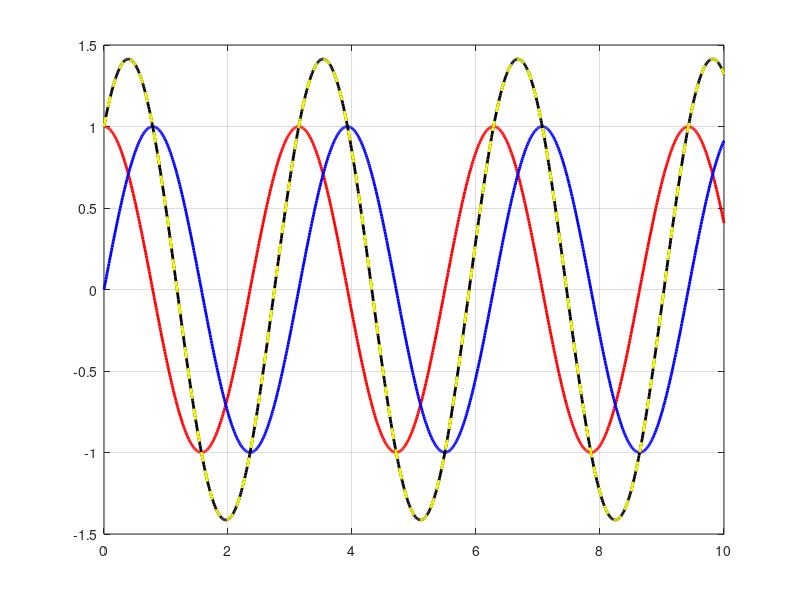

Reproduce this figure in MATLAB.
close all; clear; clc
%any linear combination of sine waves of same frequency but with different 
%phase shifts (ie. a cos and a sin) it is sine wave with the same frequency but with some phase shift.

%sinusoidal signals in quadrature
w = 2*pi/pi; t = 0:0.01:010; wt =w.*t;
a = 1; p1 = a.*cos(wt);
b = 1; p2 = b.*sin(wt);

%linear combination or harmonic addition of two periodic signals is equivalent to a single wave with phase shift and scaled amplitude

c = sqrt(a^2 + b^2); phi = atan2(b,a); p3 = c.*sin(wt + phi);

%original  amplitudes (a,b) sum in quadrature to yield the combined amplitude c
%the initial value of of phase is obtained

figure; 
plot(t,p1,'r','linewidth',2); hold on; plot(t,p2,'b','linewidth',2)
hold on; plot(t,p1+p2,'k','linewidth',2)
hold on; plot(t,p3,'--y','linewidth',2)
grid
